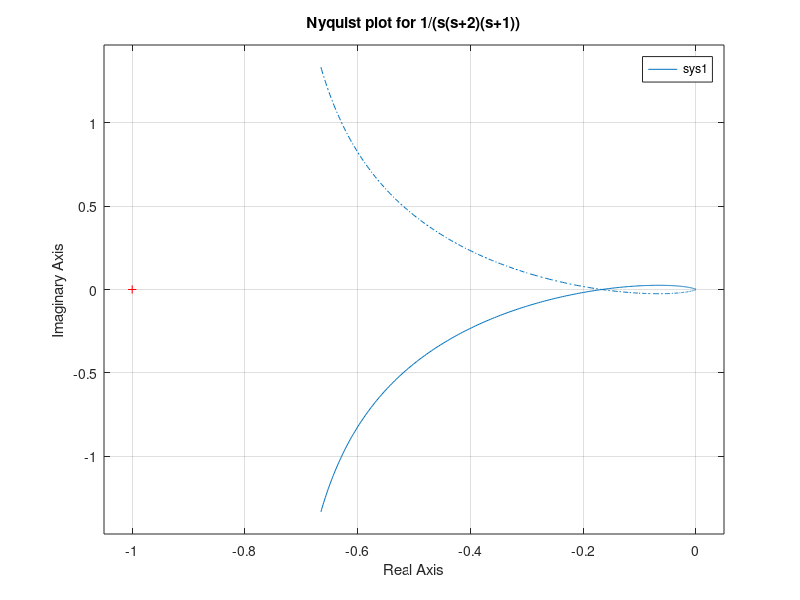
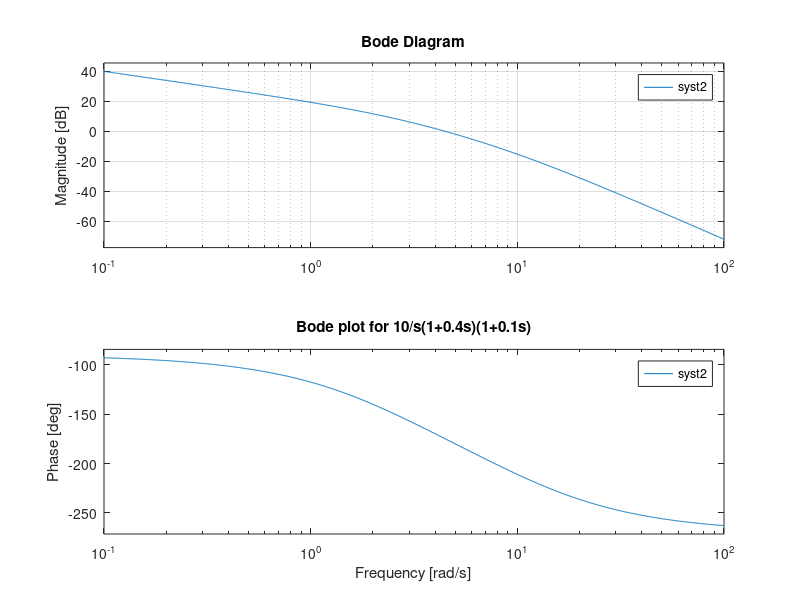
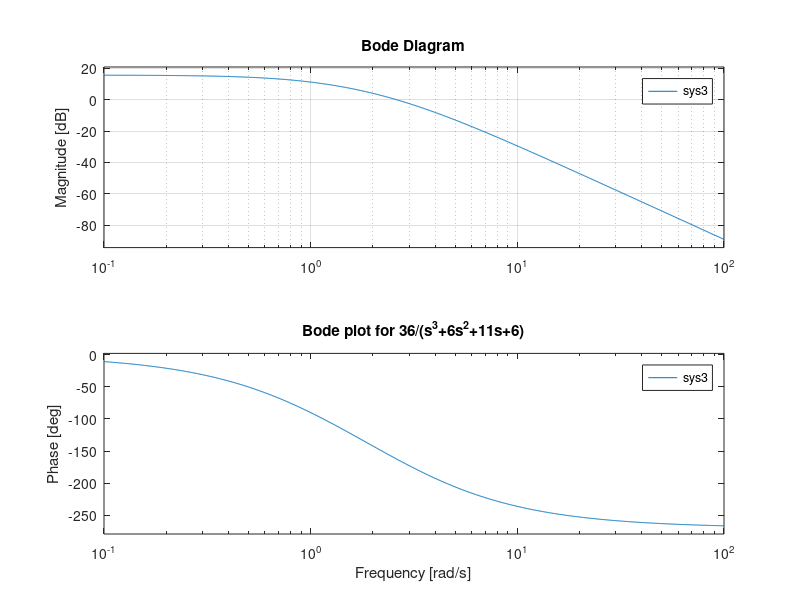

MATLAB code for these plots, in order:
%Nyquist plot
sys1=tf([1],[1 3 2 0])
figure(1)
nyquist(sys1)
title('Nyquist plot for 1/(s(s+2)(s+1))')

%Bode plots
syst2 = tf([10],[0.04 0.5 1 0])
figure(2);
bode(syst2);
grid;
title('Bode plot for 10/s(1+0.4s)(1+0.1s)')

sys3 = tf([36],[1 6 11 6]);
figure(3);
bode(sys3);
grid;
title('Bode plot for 36/(s^3+6s^2+11s+6)')
